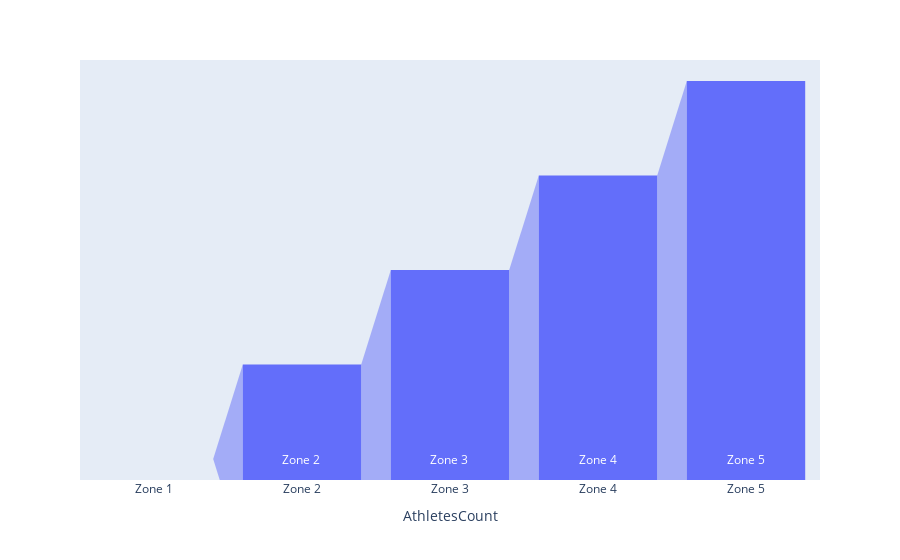

Here is the notebook cell this chart was saved with:
### Markdown cell above
Create a funnel chart of zone wise

### Code cell
import plotly.express as px
df_excersizetype=pd.read_excel('AllAthletesData.xlsx',sheet_name='AllAthletesData')
df_excersizetype['HR']=60/(df_excersizetype['RR']/1000)
df_excersizetype
df_excersizetype.loc[df_excersizetype['HR'] < 100,'Zone Type']='Zone 1'
df_excersizetype.loc[(df_excersizetype['HR'].between(100,120)), 'Zone Type'] = 'Zone 2'
df_excersizetype.loc[(df_excersizetype['HR'].between(121,135)), 'Zone Type'] = 'Zone 3'
df_excersizetype.loc[(df_excersizetype['HR'].between(136,155)), 'Zone Type'] = 'Zone 4'
df_excersizetype.loc[df_excersizetype['HR'] > 155, 'Zone Type'] = 'Zone 5'
df_excersizetype

chartData = dict(
    AthletesCount=['Zone 1','Zone 2','Zone 3','Zone 4','Zone 5'],
    category=["Zone 1 ","Zone 2 ","Zone 3 ","Zone 4","Zone 5"]
)

fg = px.funnel(chartData, x='AthletesCount', y='category')
fg.show()

### Figure 1 — Plotly figure (JSON) as saved in the notebook; plotly's stock layout.template omitted (floating-point values rounded to 4 significant figures)
{"data": [{"hovertemplate": "AthletesCount=%{x}<br>category=%{y}<extra></extra>", "legendgroup": "", "marker": {"color": "#636efa"}, "name": "", "orientation": "v", "showlegend": false, "type": "funnel", "x": ["Zone 1", "Zone 2", "Zone 3", "Zone 4", "Zone 5"], "xaxis": "x", "y": ["Zone 1 ", "Zone 2 ", "Zone 3 ", "Zone 4", "Zone 5"], "yaxis": "y"}], "layout": {"autosize": true, "legend": {"tracegroupgap": 0}, "margin": {"t": 60}, "xaxis": {"anchor": "y", "autorange": true, "domain": [0, 1], "range": [-0.5, 4.5], "title": {"text": "AthletesCount"}, "type": "category"}, "yaxis": {"anchor": "x", "autorange": true, "domain": [0, 1], "range": [-0.1111, 2.111], "title": {"text": "category"}, "type": "category"}}}
